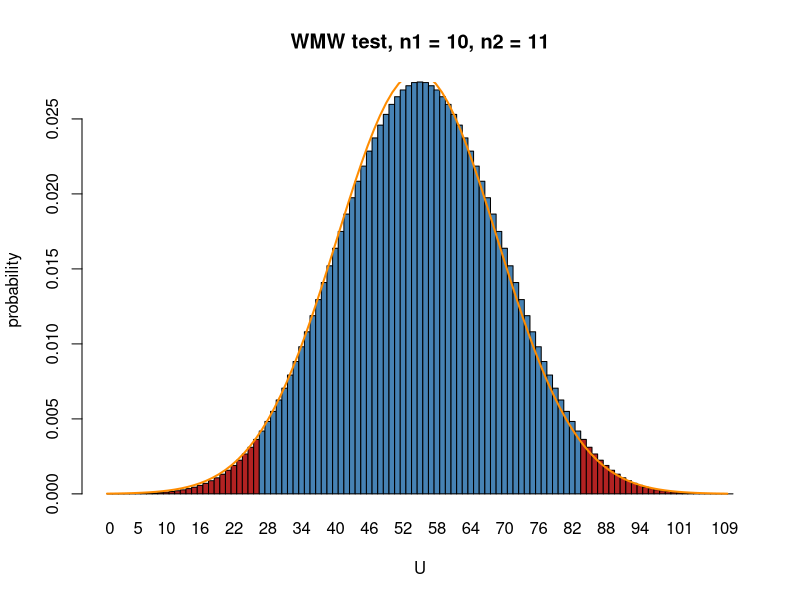

Write the R code that produced this figure.
# Exact null distribution of the Mann-Whitney U for n1 = 10, n2 = 11, with the normal approximation.
A <- c(23, 18, 17, 25, 22, 19, 31, 26, 29, 33)
B <- c(21, 28, 32, 30, 41, 24, 35, 34, 27, 39, 36)
n1 <- length(A); n2 <- length(B)
print(wilcox.test(A, B))                       # W = 21, p-value = 0.01587
u <- 0:(n1 * n2)
p <- dwilcox(u, n1, n2)
crit <- qwilcox(0.025, n1, n2) - 1             # 26
print(c(crit = crit, size = 2 * pwilcox(crit, n1, n2)))
barplot(p, names.arg = u, space = 0, col = ifelse(u <= crit | u >= n1 * n2 - crit, "firebrick", "steelblue"),
        xlab = "U", ylab = "probability", main = "WMW test, n1 = 10, n2 = 11")
curve(dnorm(x, n1 * n2 / 2, sqrt(n1 * n2 * (n1 + n2 + 1) / 12)), add = TRUE, lwd = 2, col = "darkorange",
      from = 0, to = n1 * n2)
